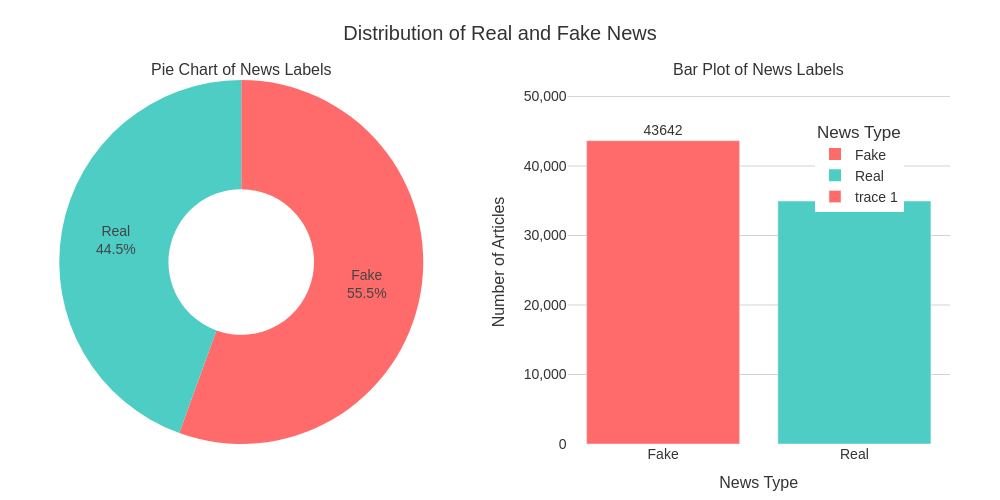

The notebook cell saved with this chart:
### Code cell
# Count the number of real and fake news articles
label_counts = df['label'].value_counts()

label_df = pd.DataFrame({'label': label_counts.index, 'count': label_counts.values})
label_df['label'] = label_df['label'].map({0: 'Fake', 1: 'Real'})  

fig = make_subplots(
    rows=1, 
    cols=2, 
    specs=[[{'type': 'pie'}, {'type': 'bar'}]],
    subplot_titles=("Pie Chart of News Labels", "Bar Plot of News Labels"),
    horizontal_spacing=0.15 
)

# Pie Chart
pie_chart = go.Pie(
    labels=label_df['label'], 
    values=label_df['count'], 
    hole=0.4,
    marker_colors=['#FF6B6B', '#4ECDC4'], 
    textinfo='percent+label',
    hoverinfo='label+percent+value'
)
fig.add_trace(pie_chart, row=1, col=1)

# Bar Plot
bar_plot = go.Bar(
    x=label_df['label'], 
    y=label_df['count'], 
    marker_color=['#FF6B6B', '#4ECDC4'],
    text=label_df['count'],
    textposition='outside'
)
fig.add_trace(bar_plot, row=1, col=2)

fig.update_layout(
    title=dict(
        text='Distribution of Real and Fake News',
        font=dict(size=20, color='#333333'),
        x=0.5,
        xanchor='center'
    ),
    font=dict(family='Arial', size=14, color='#333333'),
    plot_bgcolor='white',
    paper_bgcolor='white',
    showlegend=True,
    legend=dict(
        title='News Type',
        x=0.85,
        y=0.9
    ),
    height=500,
    width=1000,  
    margin=dict(l=50, r=50, t=80, b=50)
)

fig.update_yaxes(
    title_text='Number of Articles',
    showgrid=True,
    gridcolor='lightgrey',
    gridwidth=1,
    tickformat=',',
    title_font=dict(size=16),
    tickfont=dict(size=14),
    range=[0, max(label_df['count']) * 1.2],
    row=1, col=2
)
fig.update_xaxes(
    title_text='News Type',
    title_font=dict(size=16),
    tickfont=dict(size=14),
    row=1, col=2
)

fig.show()

### Figure 1 — Plotly figure (JSON) as saved in the notebook; plotly's stock layout.template omitted (floating-point values rounded to 4 significant figures)
{"data": [{"domain": {"x": [0, 0.425], "y": [0, 1]}, "hole": 0.4, "hoverinfo": "label+percent+value", "labels": ["Fake", "Real"], "marker": {"colors": ["#FF6B6B", "#4ECDC4"]}, "textinfo": "percent+label", "type": "pie", "values": [43642, 34946]}, {"marker": {"color": ["#FF6B6B", "#4ECDC4"]}, "text": [43642, 34946], "textposition": "outside", "type": "bar", "x": ["Fake", "Real"], "xaxis": "x", "y": [43642, 34946], "yaxis": "y"}], "layout": {"annotations": [{"font": {"size": 16}, "showarrow": false, "text": "Pie Chart of News Labels", "x": 0.2125, "xanchor": "center", "xref": "paper", "y": 1, "yanchor": "bottom", "yref": "paper"}, {"font": {"size": 16}, "showarrow": false, "text": "Bar Plot of News Labels", "x": 0.7875, "xanchor": "center", "xref": "paper", "y": 1, "yanchor": "bottom", "yref": "paper"}], "font": {"color": "#333333", "family": "Arial", "size": 14}, "height": 500, "legend": {"title": {"text": "News Type"}, "x": 0.85, "y": 0.9}, "margin": {"b": 50, "l": 50, "r": 50, "t": 80}, "paper_bgcolor": "white", "plot_bgcolor": "white", "showlegend": true, "title": {"font": {"color": "#333333", "size": 20}, "text": "Distribution of Real and Fake News", "x": 0.5, "xanchor": "center"}, "width": 1000, "xaxis": {"anchor": "y", "domain": [0.575, 1], "tickfont": {"size": 14}, "title": {"font": {"size": 16}, "text": "News Type"}}, "yaxis": {"anchor": "x", "domain": [0, 1], "gridcolor": "lightgrey", "gridwidth": 1, "range": [0, 52370.0], "showgrid": true, "tickfont": {"size": 14}, "tickformat": ",", "title": {"font": {"size": 16}, "text": "Number of Articles"}}}}
